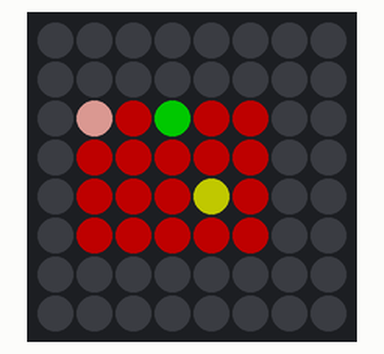
The program below on a simulated Raspberry Pi (BCM pin numbers) with a Sense HAT. On the bench: the Sense HAT's 8×8 RGB LED matrix. Dim RGB values are drawn brighter than linear. At 4.9 s the program stops and its outputs stay as they are.

Above: at 0.17 s.
At 0.8 s:
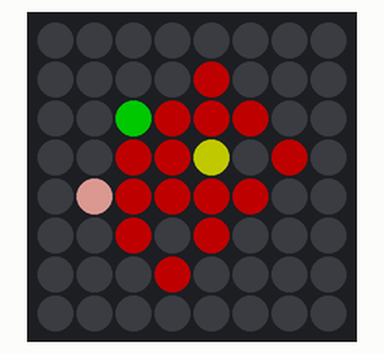
At 1.73 s:
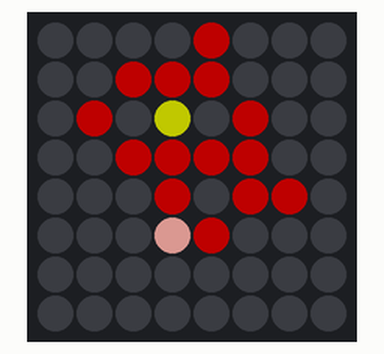
At 2.98 s:
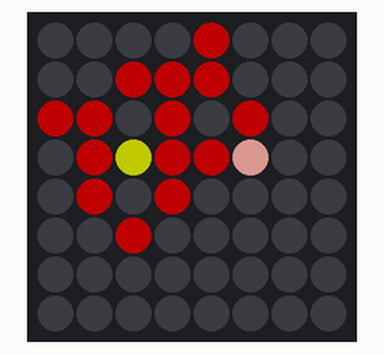
At 4.22 s:
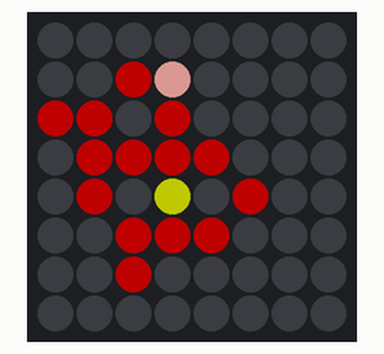
At 4.79 s:
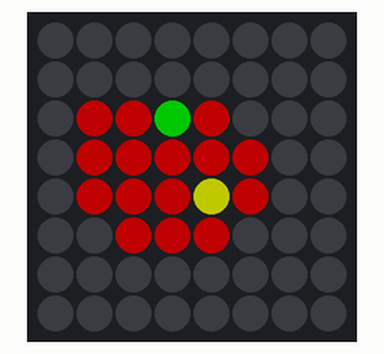

The program:

LinearAlgebraRotationMatrix.py
```python
#선형대수학 코딩 연습: 회전행렬을 이용한 이미지데이터 회전하기, numpy를 최소 활용
#준비물:
   #라즈베리파이 컴퓨터  + SenseHat Board
#만든사람: KYL, BDS(Baek Dae Seong)
#아직 라즈베리파 센스햇에 되지 않습니다. (알고리즘 만들 있는중)

#참고자료:
 #MIT 선형대수학 강의
 #https://ocw.mit.edu/courses/mathematics/18-06-linear-algebra-spring-2010/video-lectures/lecture-30-linear-transformations-and-their-matrices/

 #칸아카데미 강의
 #https://ko.khanacademy.org/math/linear-algebra/matrix-transformations/lin-trans-examples/v/linear-transformation-examples-rotations-in-r2


from sense_hat import SenseHat
from time import sleep
from random import randint
import numpy as np
import math


sense = SenseHat()

b = (0, 0, 0)
r = (80, 0, 0)
p = (150, 100, 100)
g = (0,100,0)
y = (100,100,0)

# 원본 그림
figIn = [[b, b, b, b, b, b, b, b],
         [b, b, b, b, b, b, b, b],
         [b, p, r, g, r, r, b, b],
         [b, r, r, r, r, r, b, b],
         [b, r, r, r, y, r, b, b],
         [b, r, r, r, r, r, b, b],
         [b, b, b, b, b, b, b, b],
         [b, b, b, b, b, b, b, b]]

'''
figIn = [[b, b, b, b, p, b, b, b],
         [b, b, b, b, p, b, g, b],
         [b, b, b, b, p, g, b, b],
         [b, b, b, b, y, y, y, y],
         [b, b, b, b, r, b, b, b],
         [b, b, b, b, b, r, b, b],
         [b, b, b, b, b, b, b, b],
         [b, b, b, b, b, b, b, b]]
'''

#figOut = [[]]
figOut = [ [b for j in range(8)] for i in range(8)]


def rotation(th):

    global figOut

    #clear figOut
    for i in range(8):   # row index of 2D list.
        for j in range(8): # column index of 2D list.
            figOut[i][j] = b

     # th : rotation degree

    for i in range(8):   # row index of 2D list.
      for j in range(8): # column index of 2D list.

        x = j-3
        y = -i+3
        v = np.array([[x],[y]])

        v1x = math.cos(math.radians(th))
        v1y = math.sin(math.radians(th))
        v2x = -1 * math.sin(math.radians(th))
        v2y = math.cos(math.radians(th))
        M = np.array([[v1x, v2x], [v1y, v2y]])

        v_out = M.dot(v)


        #print ('v=', v, '\n', 'v_out=', v_out)

        v_outX = v_out[0][0]
        v_outY = v_out[1][0]


        j_out =  v_outX + 3
        i_out = -v_outY + 3

        j_out = int(round(j_out))
        i_out = int(round(i_out))

        color = figIn[i][j]
        #print(color)

        #print(round(i_out))


        if 0<= j_out <= 7 and 0<= i_out <=7:
          #print(i_out, j_out)
          #print(color)
          figOut[i_out][j_out] = color


    #print(figOut)

for th in range(0,360,1):
    #print('theta=', th)
    rotation(th)
    sense.clear()
    #sense.set_pixels([pixel for line in figOut for pixel in line])
    sense.set_pixels(sum(figOut,[]))
    sleep(0.01)
```
